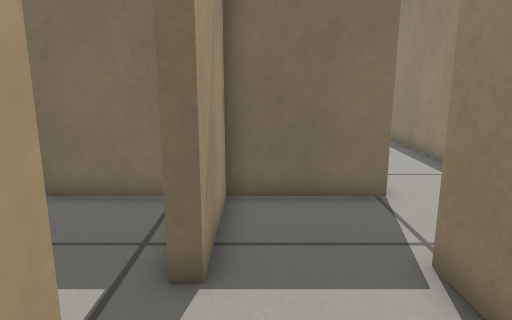
view 1 (above)

24 first-person views from a walk through a world built for the Gazebo simulator. The camera is 0.56 m above the floor, tilts 12° down and sees 70° across. The floor is counted in squares, 0.2 m on a side. Each view is taken from the middle of a square. On the plan, view 1 faces up. The plan holds only what a view shows up to about 20 squares ahead; the rest is blank.

view 2
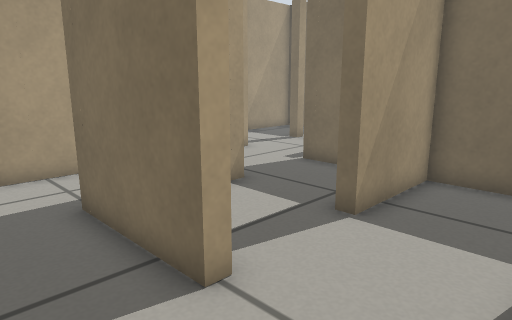

view 3
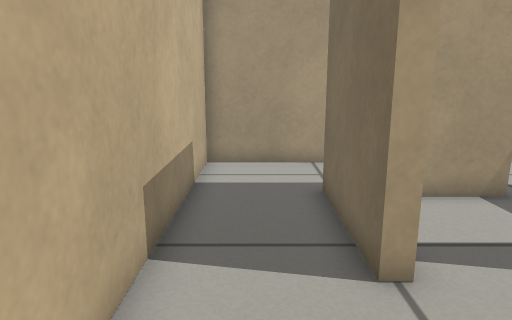

view 4
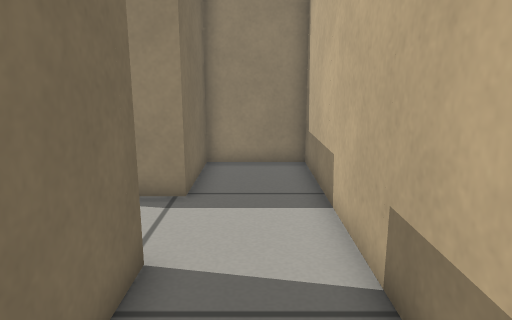

view 5
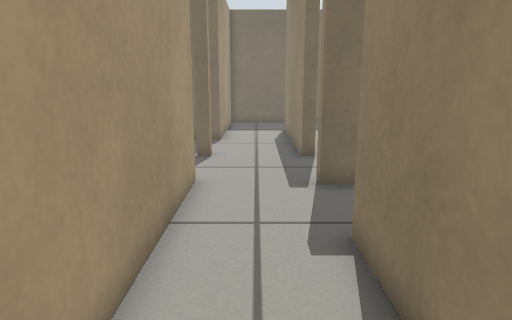

view 6
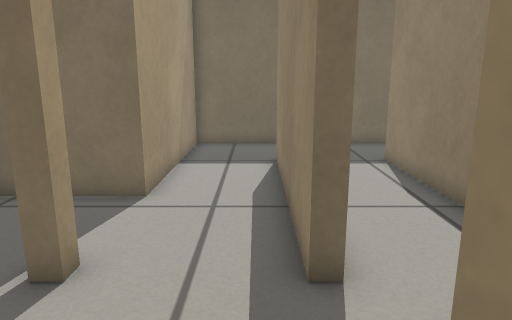

view 7
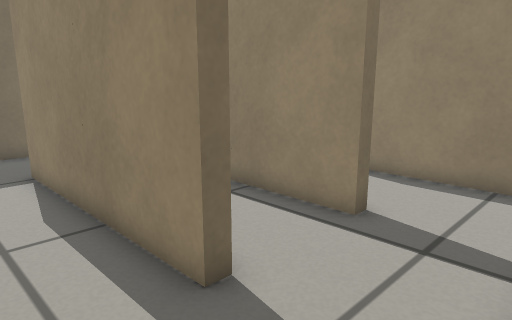

view 8
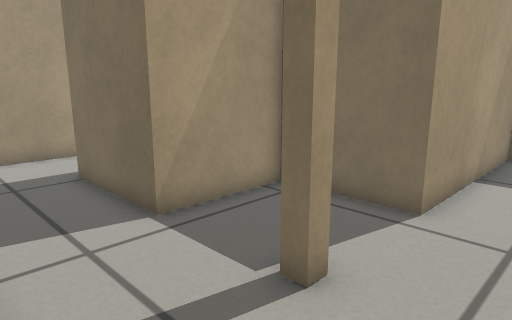

view 9
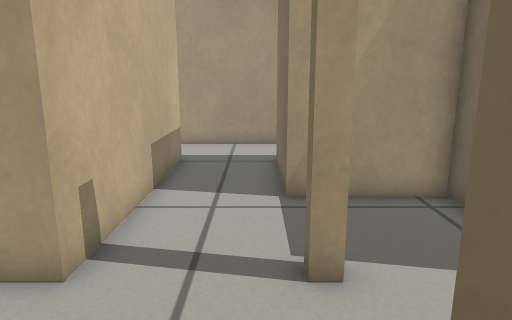

view 10
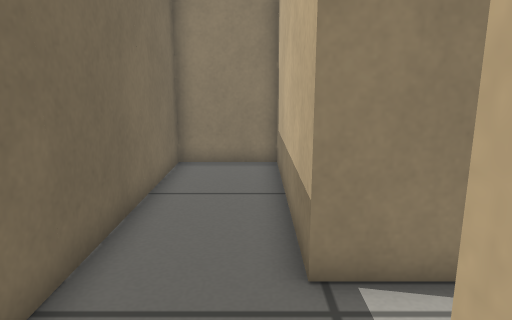

view 11
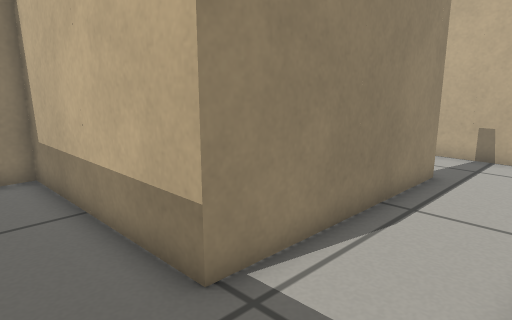

view 12
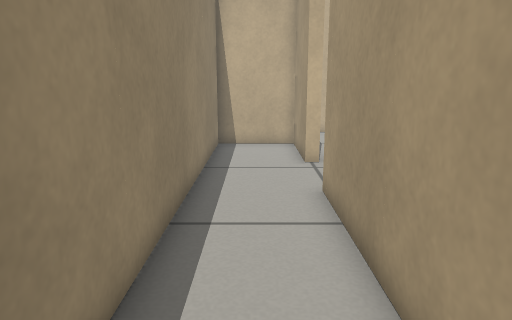

view 13
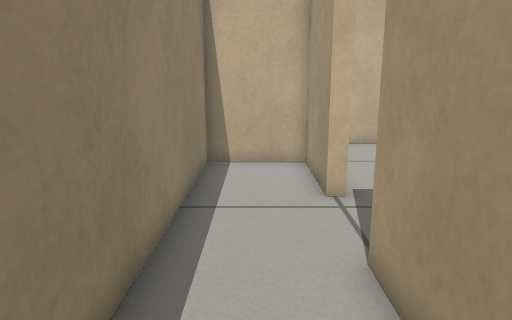

view 14
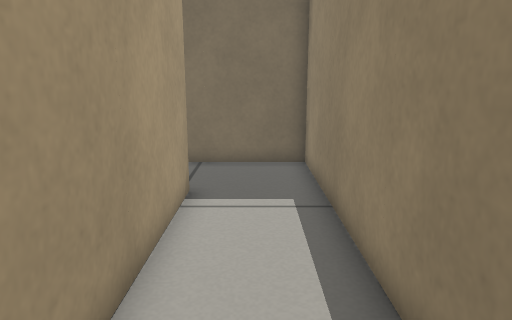

view 15
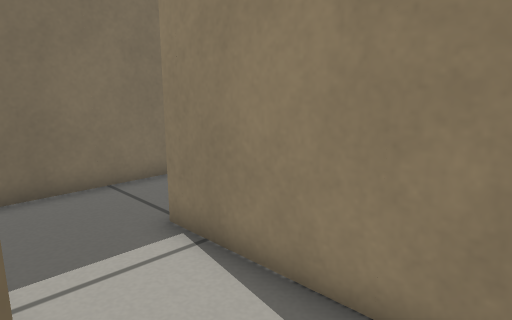

view 16
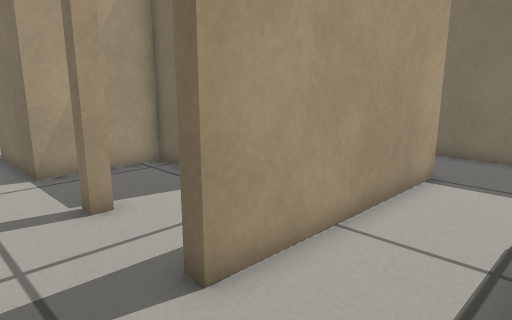

view 17
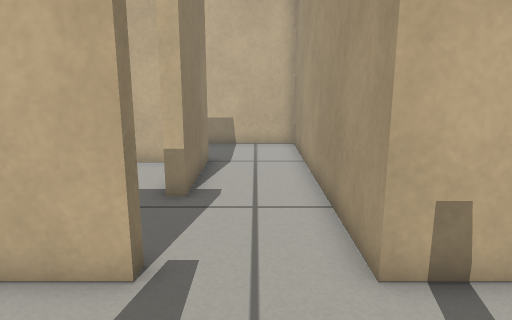

view 18
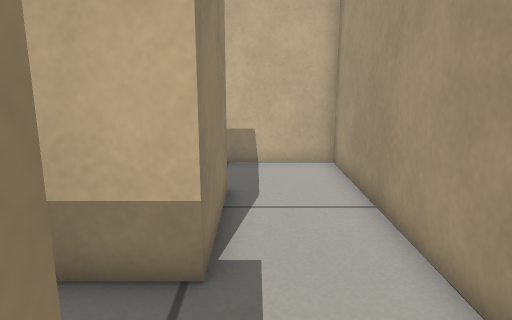

view 19
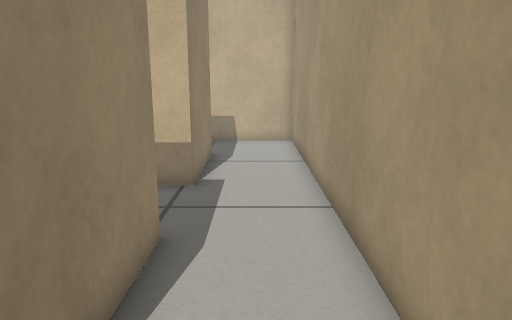

view 20
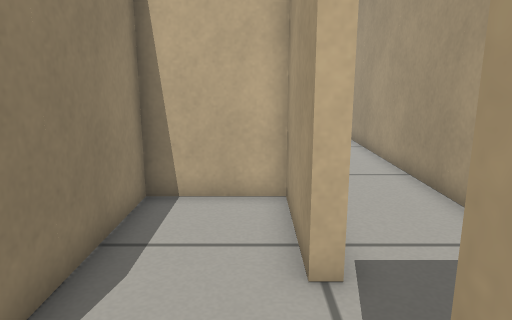

view 21
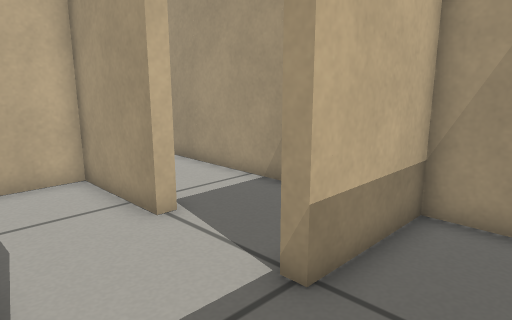

view 22
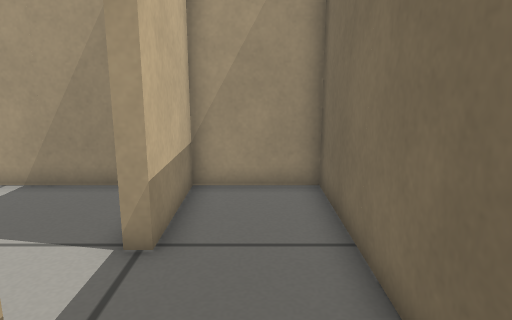

view 23
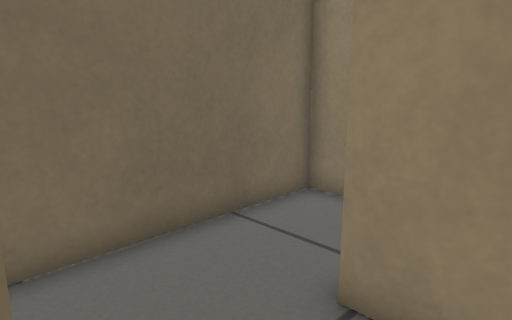

view 24
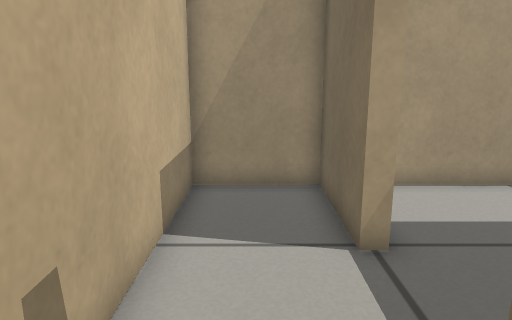

### Floor plan
Key: @ floor where view 1 was taken; # wall or solid block; . floor; P beige post; O other object.
Columns run from 21 left of view 1 to 7 right of it. Each row starts with its distance up from view 1.
 25 ####P###P#######P###P###P####
 24 #...........#...............#
 23 #...........#...............#
 22 #.......... #...............#
 21 ####P...P   P...P...P###P####
 20 #.......#   #...#...#.......#
 19 #.......#   #...#...#.......#
 18 #.......#   #...#...#.......#
 17 P...P...P###P...P...P...P...P
 16 #...#...#.......#...#...#...#
 15 #...#...#.......#...#...#...#
 14 #...#...#.......#...#...#...#
 13 P...P###P...P...P...P...P...P
 12 #.......................#...#
 11 #.......................#...#
 10 #.......................#...#
  9 P...P###P###P...P###P###P...P
  8 #...#       #.......#.......#
  7 #...#       #.......#.......#
  6 #...#       #.......#.......#
  5 P...P       P...P...P...P...P
  4 #....       #...#.......#...#
  3 #.....      #...#.......#...#
  2 #......     #...#.......#...#
  1 ####P..     P...P###P...P####
  0 #......     #........@......#
 -1 #......   . #...............#
 -2 #......     #...............#
 -3 ####P###O   ####P###P###P####

Where each view was taken, in squares from view 1:
view 1: 0 up, 0 right, facing up
view 2: 2 down, 3 right, facing up-left
view 3: 1 down, 4 right, facing left
view 4: 1 down, 6 left, facing right
view 5: 1 down, 7 left, facing up
view 6: 8 up, 6 left, facing up
view 7: 9 up, 8 left, facing up-right
view 8: 9 up, 6 left, facing up-left
view 9: 12 up, 4 left, facing left
view 10: 22 up, 6 left, facing right
view 11: 24 up, 5 left, facing down-right
view 12: 18 up, 5 right, facing down
view 13: 14 up, 5 right, facing down
view 14: 8 up, 5 right, facing up
view 15: 11 up, 1 left, facing up-right
view 16: 10 up, 1 left, facing up-left
view 17: 14 up, 7 left, facing down
view 18: 14 up, 18 left, facing down
view 19: 19 up, 19 left, facing down
view 20: 22 up, 16 left, facing down
view 21: 24 up, 13 left, facing down-left
view 22: 23 up, 11 left, facing left
view 23: 19 up, 17 left, facing up-right
view 24: 1 down, 11 left, facing left
